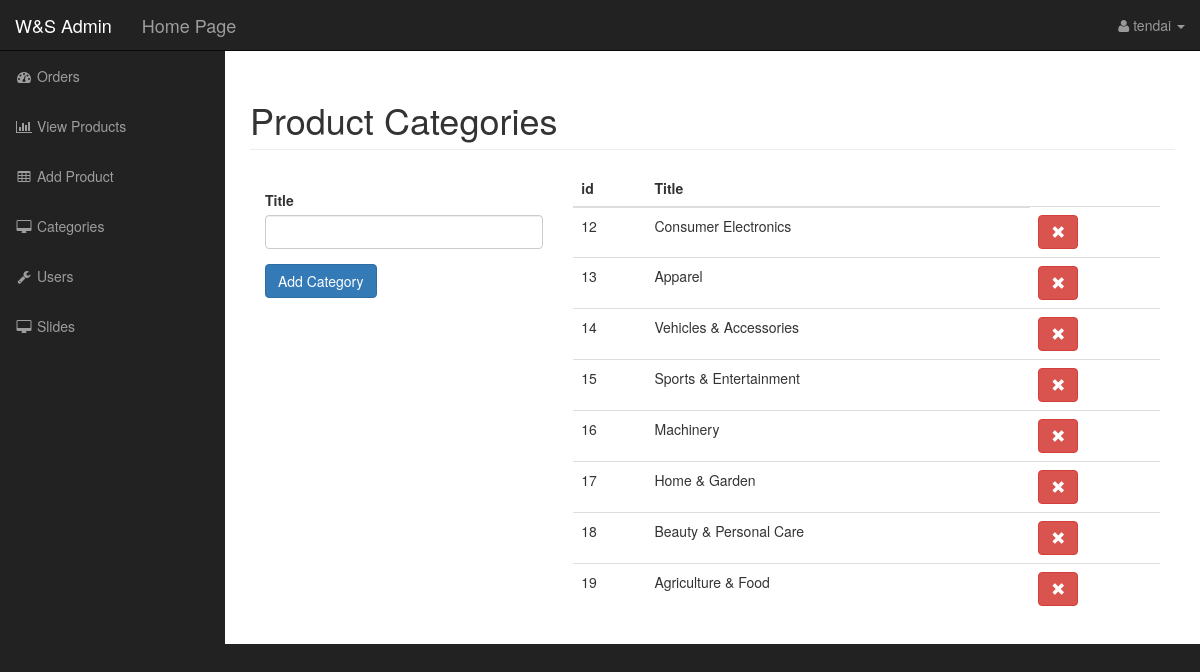
The app's page /admin/index.php?categories (signed in), older data.
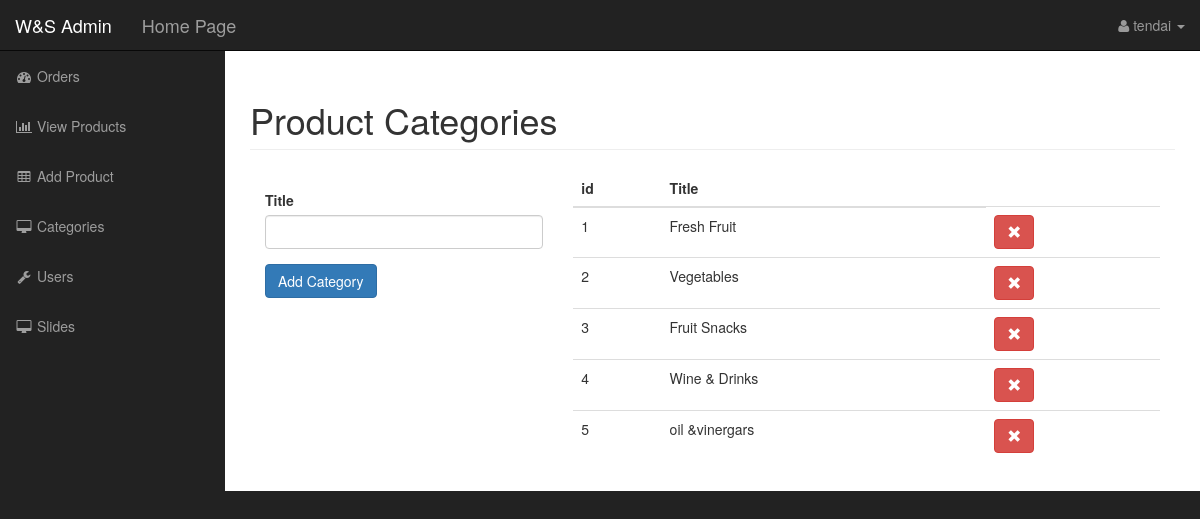
The same page, newer data.
### tables this page shows
CREATE TABLE IF NOT EXISTS `categories` (
  `cat_id` int(11) NOT NULL AUTO_INCREMENT,
  `cat_title` varchar(255) NOT NULL,
  PRIMARY KEY (`cat_id`)
);

### wselements/functions.php (the view, shortened to what this page needs)
<?php require_once('config.php'); ?>
<?php
function query($sql)
{
    global $connection;
    return mysqli_query($connection, $sql);
}
function fetch_array($results)
{
    return mysqli_fetch_array($results);
}
function user_name()
{
    $query = query("SELECT * FROM users WHERE username ='{$_SESSION['username']}' ");
    return $_SESSION['username'];
}
function show_categories_in_admin()
{
    $query = "SELECT * FROM categories";
    $category_query = query($query);
    while ($row = fetch_array($category_query)) {
        $cat_id = $row['cat_id'];
        $cat_title = $row['cat_title'];
        $category_admin = <<<DELIMETER
<tr>
    <td>{$cat_id}</td>
    <td>{$cat_title}</td>
    <td><a class="btn btn-danger" href = "..\..\wselements\ktemplates\backend\delete_category.php?id={$row['cat_id']}"><span class = " glyphicon glyphicon-remove"></span></a></td>
</tr>
DELIMETER;
        echo $category_admin;
    }
}
?>

### wselements/wsview/backend/header.php (shortened to what this page needs)
<!DOCTYPE html>
<html lang="en">
<head>
    <link href="css/bootstrap.css" rel="stylesheet">
    <link href="css/sb-admin.css" rel="stylesheet">
    <link href="css/plugins/morris.css" rel="stylesheet">
    <link href="font-awesome/css/font-awesome.min.css" rel="stylesheet" type="text/css">
</head>
<body>
    <div id="wrapper">
        <nav class="navbar navbar-inverse navbar-fixed-top" role="navigation">
            <?php include(TEMPLATE_BACK . '\top_nav_admin.php');  ?>
        <?php include(TEMPLATE_BACK . '\side_nav_admin.php');  ?>
        </nav>

### wselements/wsview/backend/top_nav_admin.php (shortened to what this page needs)
 <div class="navbar-header">
    <a class="navbar-brand" href="index.php">W&S Admin</a>
     <a class="navbar-brand" href="..\index.php">Home Page</a>
</div>
<ul class="nav navbar-right top-nav">
    <li class="dropdown">
    <a href="#" class="dropdown-toggle" data-toggle="dropdown"><i class="fa fa-user"></i> <?php echo user_name(); ?> <b class="caret"></b></a>
     </li>
</ul>

### wselements/wsview/backend/side_nav_admin.php
<div class="collapse navbar-collapse navbar-ex1-collapse">
    <ul class="nav navbar-nav side-nav">
        <li class="">
            <a href="index.php?orders"><i class="fa fa-fw fa-dashboard"></i> Orders</a>
        </li>
        <li>
            <a href="index.php?products"><i class="fa fa-fw fa-bar-chart-o"></i> View Products</a>
        </li>
        <li>
            <a href="index.php?add_product"><i class="fa fa-fw fa-table"></i> Add Product</a>
        </li>
        <li>
            <a href="index.php?categories"><i class="fa fa-fw fa-desktop"></i> Categories</a>
        </li>
        <li>
            <a href="index.php?users"><i class="fa fa-fw fa-wrench"></i> Users</a>
        </li>
        <li>
            <a href="index.php?slides"><i class="fa fa-fw fa-desktop"></i> Slides</a>
        </li>
    </ul>
</div>

### public/admin/index.php (shortened to what this page needs)
<?php include(TEMPLATE_BACK . '\header.php');  ?>
<div id="page-wrapper">
    <div class="container-fluid">
        <?php
        if (isset($_GET['categories'])) {
            include(TEMPLATE_BACK . '\categories.php');
        }
        ?>
    </div>
</div>
<?php include(TEMPLATE_BACK . '\footer.php');  ?>

### wselements/wsview/backend/categories.php (shortened to what this page needs)
<h1 class="page-header">
  Product Categories
</h1>
<div class="col-md-4">
    <form action="" method="post">
        <div class="form-group">
            <label for="category-title">Title</label>
            <input type="text" name = "cat_title" class="form-control">
        </div>
        <div class="form-group">
            <input type="submit" name="add_category" class="btn btn-primary" value="Add Category">
        </div>
    </form>
</div>
<div class="col-md-8">
    <table class="table">
            <thead>
        <tr>
            <th>id</th>
            <th>Title</th>
        </tr>
            </thead>
    <tbody>
        <?php show_categories_in_admin(); ?>
    </tbody>
        </table>
</div>

### wselements/wsview/backend/footer.php (shortened to what this page needs)
 </div>
</body>
</html>

### public/admin/css/sb-admin.css (style rules this page uses)
body { margin-top: 100px; background-color: #222; }
@media (min-width:768px) { body { margin-top: 50px; } }
#wrapper { padding-left: 0; }
#page-wrapper { width: 100%; padding: 0; background-color: #fff; }
@media (min-width:768px) { #wrapper { padding-left: 225px; } }
@media (min-width:768px) { #page-wrapper { padding: 10px; } }
.top-nav { padding: 0 15px; }
.top-nav>li { display: inline-block; float: left; }
.top-nav>li>a { padding-top: 15px; padding-bottom: 15px; line-height: 20px; color: #999; }
@media (min-width:768px) { .side-nav { position: fixed; top: 51px; left: 225px; width: 225px; margin-left: -225px; border: none; border-radius: 0; overflow-y: auto; background-color: #222; } }
@media (min-width:768px) { .side-nav>li>a { width: 225px; } }

Row changes from the older to the newer data that the page shows:
removed categories: cat_id "12", cat_title "Consumer Electronics"
removed categories: cat_id "13", cat_title "Apparel"
removed categories: cat_id "14", cat_title "Vehicles & Accessories"
removed categories: cat_id "15", cat_title "Sports & Entertainment"
removed categories: cat_id "16", cat_title "Machinery"
removed categories: cat_id "17", cat_title "Home & Garden"
removed categories: cat_id "18", cat_title "Beauty & Personal Care"
removed categories: cat_id "19", cat_title "Agriculture & Food"
added categories: cat_id "1", cat_title "Fresh Fruit"
added categories: cat_id "2", cat_title "Vegetables"
added categories: cat_id "3", cat_title "Fruit Snacks"
added categories: cat_id "4", cat_title "Wine & Drinks"
added categories: cat_id "5", cat_title "oil &vinergars"
